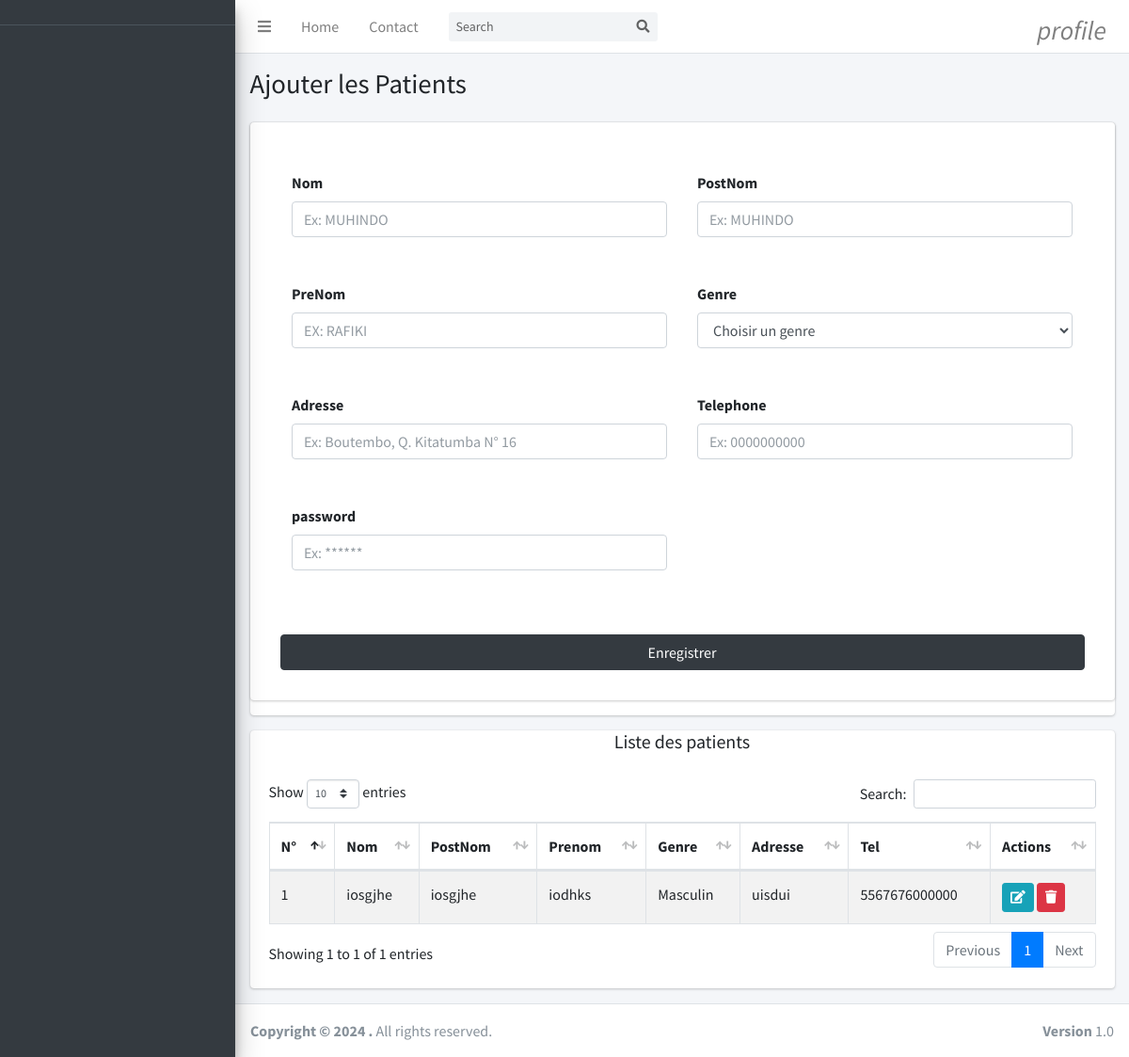
/views/patient.php, run on an earlier commit of the app's database.
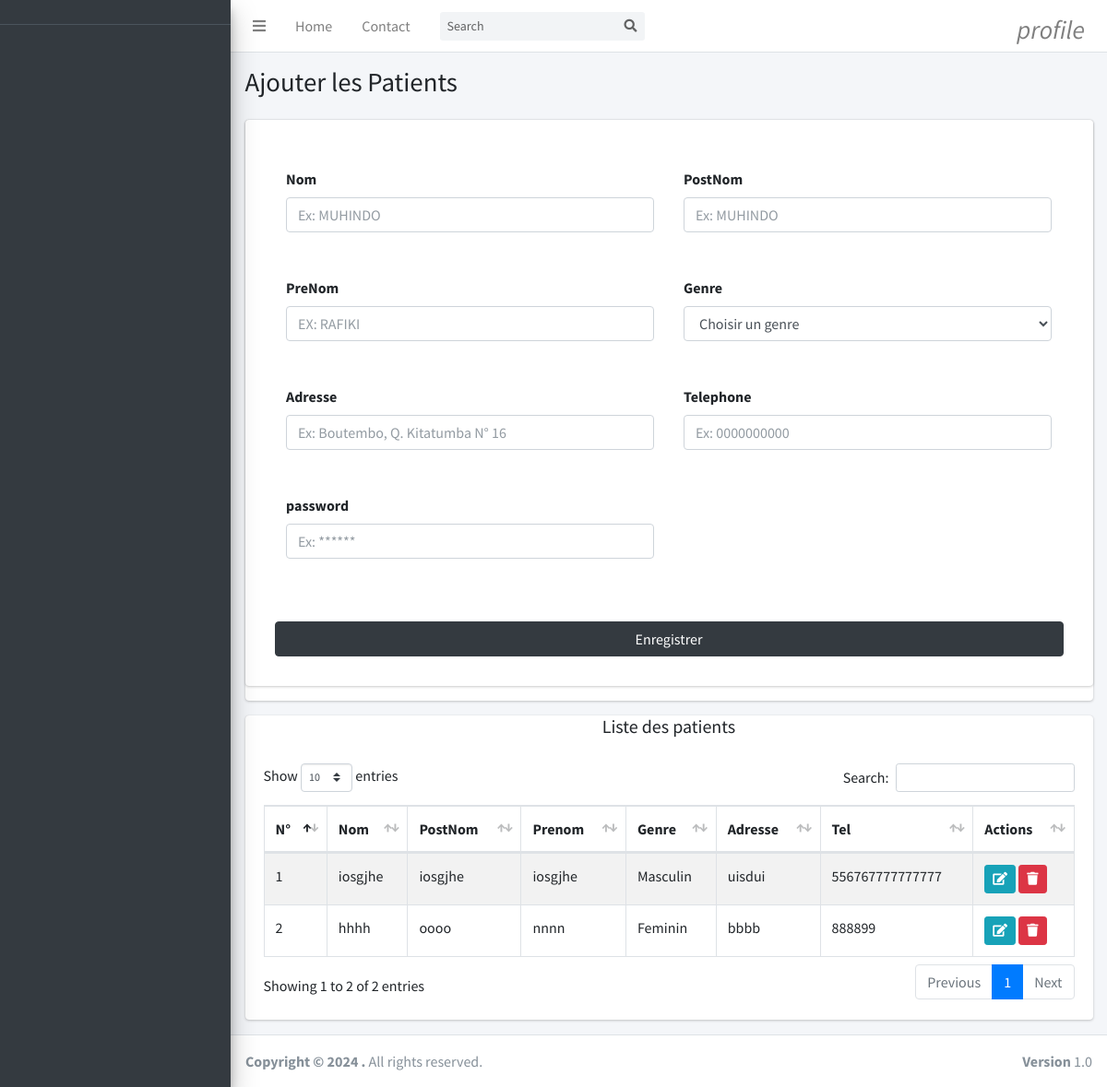
And on a later commit of the database.
### tables this page shows
CREATE TABLE `patients` (
  `id` int(11) NOT NULL,
  `nom` text NOT NULL,
  `postnom` text NOT NULL,
  `prenom` text NOT NULL,
  `genre` text NOT NULL,
  `telephone` text NOT NULL,
  `adresse` text NOT NULL,
  `pwd` text NOT NULL,
  `supprimer` int(11) NOT NULL
);

### models/select/select-patient.php (called while the page is built, shortened)
<?php
    if(isset($_GET['search']) && !empty($_GET['search'])){
        $search=$_GET['search'];
        $getData=$connexion->prepare("SELECT * from patients WHERE supprimer=? AND nom LIKE ? OR postnom LIKE ? OR prenom LIKE ?
        OR genre LIKE ? OR adresse LIKE ? OR telephone LIKE ?");
        $getData->execute([0,  $search."%", $search."%", $search."%", $search."%", $search."%", $search."%"]);
    }
    else{
        $getData=$connexion->prepare("SELECT * from patients WHERE supprimer=?");
        $getData->execute([0]);
    }

### views/patient.php (the view, shortened to what the changed rows need)
<?php
    include '../connexion/connexion.php';
    require_once('../models/select/select-patient.php');
?>
<!DOCTYPE html>
<html lang="en">
<head>
    <?php require_once('style.php'); ?>
</head>
<body>
  <div class="content-wrapper">
    <section class="content-header">
      <div class="container-fluid">
        <div class="row mb-2">
          <div class="col-sm-12">
            <h1>Ajouter les Patients</h1>
          </div>
        </div>
      </div>
    </section>
    <section class="content">
      <div class="container-fluid">
        <div class="row">
          <div class="col-md-12">
            <div class="card">
            <h5 class="text-center">Liste des patients</h5>
            <div class="card-body">
              <table id="example1" class="table table-bordered table-striped">
                <thead>
                <tr>
                  <th>N°</th>
                  <th>Nom</th>
                  <th>PostNom</th>
                  <th>Prenom</th>
                  <th>Genre</th>
                  <th>Adresse</th>
                  <th>Tel</th>
                  <th>Actions</th>
                </tr>
                </thead>
                <tbody>
                  <?php
                  $n=0;
                  while($recup=$getData->fetch()){
                    $n++;
                  ?>
                <tr>
                  <td><?=$n;?></td>
                  <td><?=$recup["nom"];?></td>
                  <td> <?=$recup["postnom"];?></td>
                  <td><?=$recup["prenom"];?></td>
                  <td> <?=$recup["genre"];?></td>
                  <td><?=$recup["adresse"];?></td>
                  <td><?=$recup["telephone"];?></td>
                  <td>
                  <a href='patient.php?edit=<?=$recup['id'] ?>' class="btn btn-info btn-sm "><i
                     class="fas fa-edit"></i></a>
                  <a onclick=" return confirm('Voulez-vous vraiment supprimer ?')"
                  href='../models/delete/del-patient-post.php?idSup=<?=$recup['id'] ?>'
                    class="btn btn-danger btn-sm "><i class="fas fa-trash"></i></a>
                  </td>
                </tr>
                <?php }?>
              </table>
            </div>
          </div>
          </div>
      </div>
    </section>
  </div>
</body>
</html>

What changed in the data, as far as the page shows it:
changed patients "iosgjhe": prenom "iodhks" → "iosgjhe"; telephone "5567676000000" → "556767777777777"
added patients: nom "hhhh", postnom "oooo", prenom "nnnn", genre "Feminin", adresse "bbbb", telephone "888899"
Also different on the page:
text written by a page script: "Show entries Search: Showing 1 to 1 of 1 entries Previous 1 Next" → "Show entries Search: Showing 1 to 2 of 2 entries Previous 1 Next"
